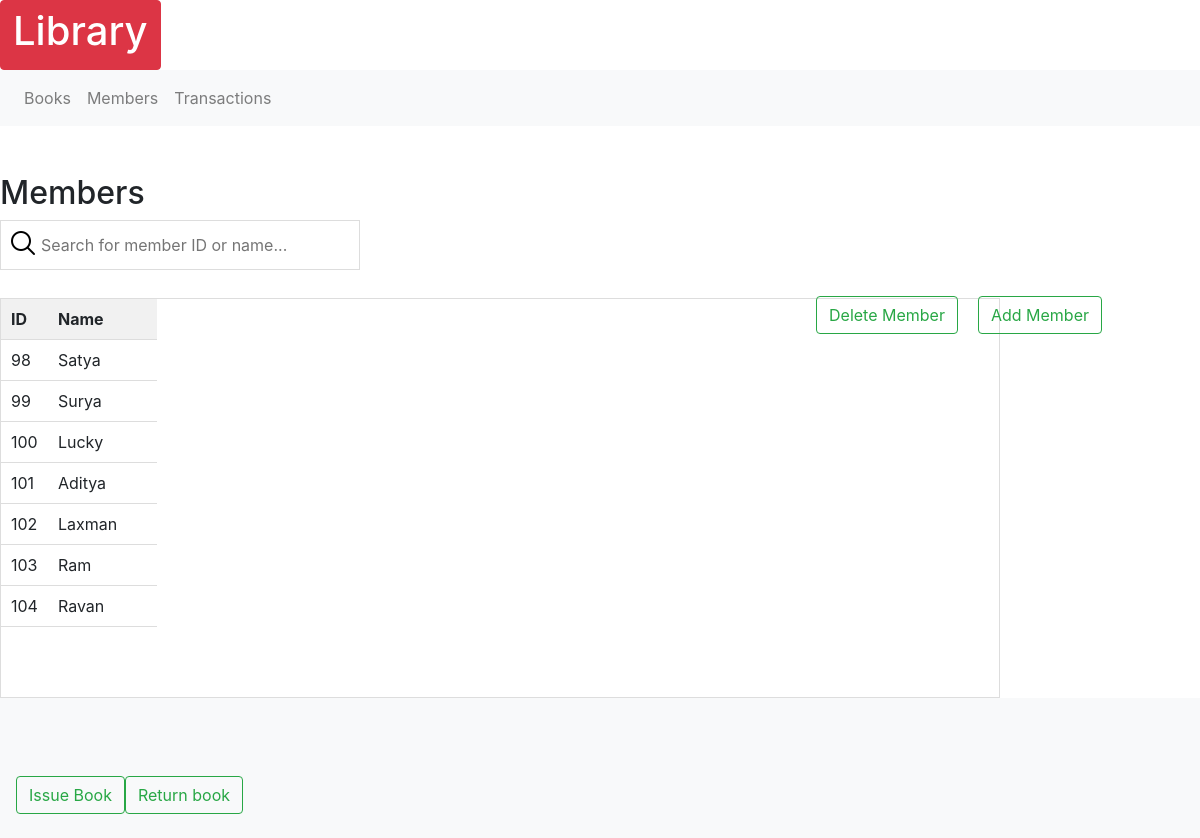
The app's page /members, older data.
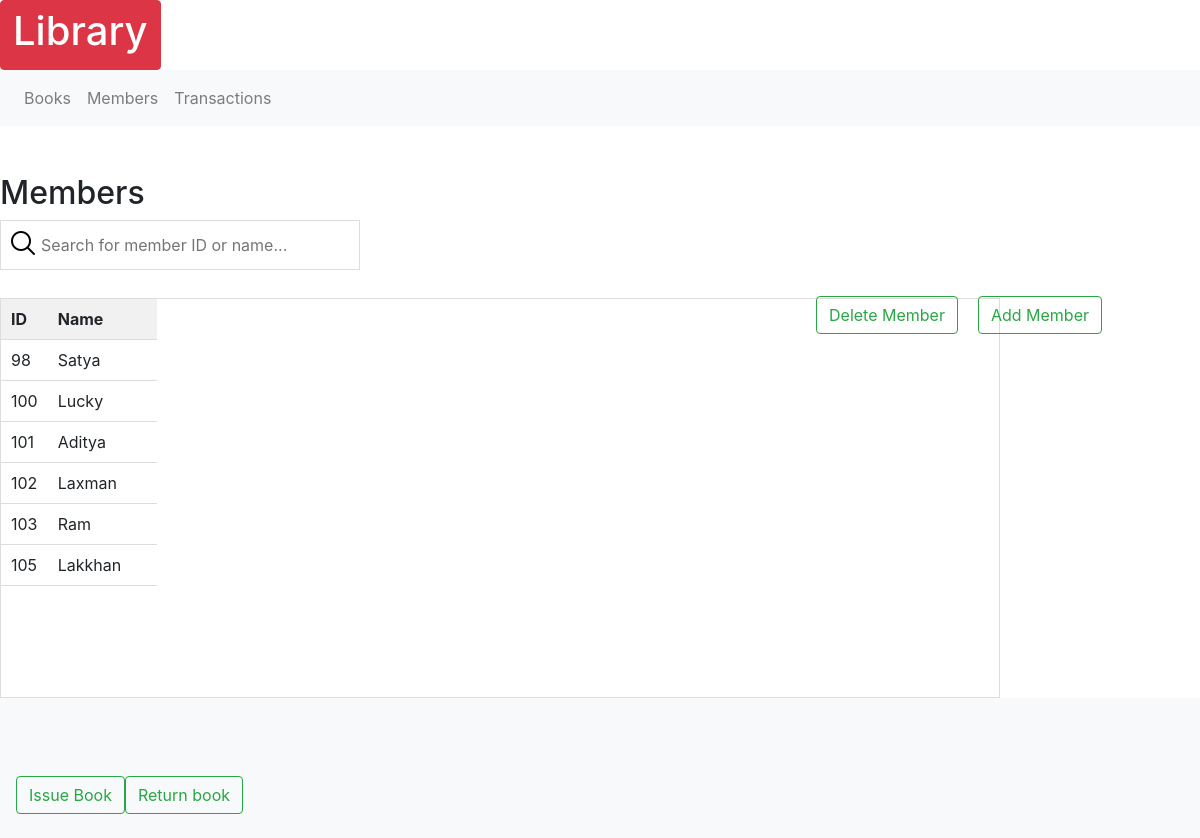
The same page, newer data.
### models.py (models this page shows, shortened)
class Members(db.Model):
    id_m = db.Column(db.Integer, primary_key=True)
    name_m = db.Column(db.String(255), nullable=False)
    memid_m = db.Column(db.Integer, nullable=False)

### routes.py (the view)
@app.route('/members', methods = ['POST', 'GET'])
@app.route('/members/<b>', methods = ['POST', 'GET'])
def members(b=None):
    members1 = models.Members.query.all()
    todo  = request.args.get('todo', None)
    if todo == 'delete':
        member2 = models.Members.query.get(b)
        if member2:
            db.session.delete(member2)
            db.session.commit()
            flash('Member details deleted successfully!')
            return redirect(url_for('members'))
        flash('Please select a member to delete details.')
        return redirect(url_for('members'))
    else:
        if request.method =="POST":
            print('x')
        else:
            if b==None:
                return render_template('members.html', members1=members1, id=99999)
            else:
                return render_template('members.html', members1=members1, id= b)

### templates/members.html (shortened to what this page needs)
{% extends "base.html" %}
{% block main %}
    <div class="right">
      <h2>Members</h2>
      <form class="search_book" action="#" method="POST">
        <p><input type = "text" id="myInput" onkeyup="myFunction()" placeholder="Search for member ID or name..."/></p>
      </form>
{%set id= id|int%}
                <table id="myTable" >
                    <tr class="header">
                      <th>ID</th>
                      <th width="70%">Name</th>
                    </tr>
                  {% for member in members1 %}
                    {% if member.id_m==id %}
                          <tr class="selected" >
                            <td onclick="location.href='{{ url_for('members', b=member.id_m) }}'">{{ member.memid_m }}</td>
                            <td onclick="location.href='{{ url_for('members', b=member.id_m) }}'">
                              {{ member.name_m }}
                            </td>
                          </tr>
                    {% else %}
                    <tr class="hov"  >
                      <td onclick="location.href='{{ url_for('members', b=member.id_m) }}'">{{ member.memid_m }}</td>
                      <td onclick="location.href='{{ url_for('members', b=member.id_m) }}'">
                        {{ member.name_m }}
                      </td>
                    </tr>
              {% endif %}
                  {% endfor %}
                </table>
              </div>
    <nav class="navbar navbar-light bg-light">
      <form class="form-inline">
        <button class="btn btn-outline-success" id="Add" type="button" onclick="location.href='{{ url_for('members', b=id, todo='delete') }}'">Delete Member</button>
        <button class="btn btn-outline-success" id="Delete" type="button" onclick="location.href='{{ url_for('addme') }}'">Add Member</button>
      </form>
      </nav>
      <nav class="navbar navbar-light bg-light">
      <form class="form-inline">
        <button class="btn btn-outline-success" type="button" onclick="location.href='{{ url_for('isreturn', val='issue', memberid=id) }}'">Issue Book</button>
        <button class="btn btn-outline-success" type="button" onclick="location.href='{{ url_for('isreturn', val='return', memberid=id) }}'">Return book</button>
      </form>
    </nav>
{% endblock %}

### templates/base.html (shortened to what this page needs)
<html lang="en">
  <head>
    <link rel= "stylesheet" type= "text/css" href= "{{ url_for('static',filename='style.css') }}">
    <link rel="stylesheet" href="https://cdn.jsdelivr.net/npm/bootstrap@4.0.0/dist/css/bootstrap.min.css">
  </head>
  <body>
    <a href="{{ url_for('home') }}" class="btn btn-danger"><h1>Library</h1></a>
    <nav class="navbar navbar-expand-lg navbar-light bg-light">
      <div class="collapse navbar-collapse" id="navbarSupportedContent">
        <ul class="navbar-nav mr-auto">
          <li class="nav-item">
            <a class="nav-link" href="{{ url_for('home') }}">Books</a>
          </li>
          <li class="nav-item">
            <a class="nav-link" href="{{ url_for('members') }}">Members</a>
          </li>
          <li class="nav-item">
            <a class="nav-link" href="{{ url_for('transactions') }}">Transactions</a>
          </li>
        </ul>
      </div>
    </nav>
    <br>
    <br>
      {% block main %}
      {% endblock %}
  </body>

### static/style.css (style rules this page uses)
body { margin: 1.5em; font-family: sans-serif; }
a { text-decoration: none; color: black; }
#myInput { background-image: url('../static/searchicon.png'); background-position: 7px 7px; background-repeat: no-repeat; width: 30%; font-size: 16px; padding: 12px 20px 12px 40px; border: 1px solid #ddd; margin-bottom: 12px; }
#myTable { overflow: scroll; overflow-y: scroll; height: 25em; display: block; overflow-x: hidden; border-collapse: collapse; width: 1000px; border: 1px solid #ddd; font-size: 16px; }
#myTable th, #myTable td { text-align: left; padding: 10px; }
#myTable tr { border-bottom: 1px solid #ddd; }
#myTable tr.header { background-color: #f1f1f1; }
.nav-item { font-size: 16; position: sticky; top: 200px; z-index: 1; }
#Add { position: relative; top: -410px; left: 800px; }
#Delete { position: relative; top: -410px; left: 820px; }

Row changes from the older to the newer data that the page shows:
removed Members: memid_m "99", name_m "Surya"
changed Members: memid_m "104" → "105"; name_m "Ravan" → "Lakkhan"
